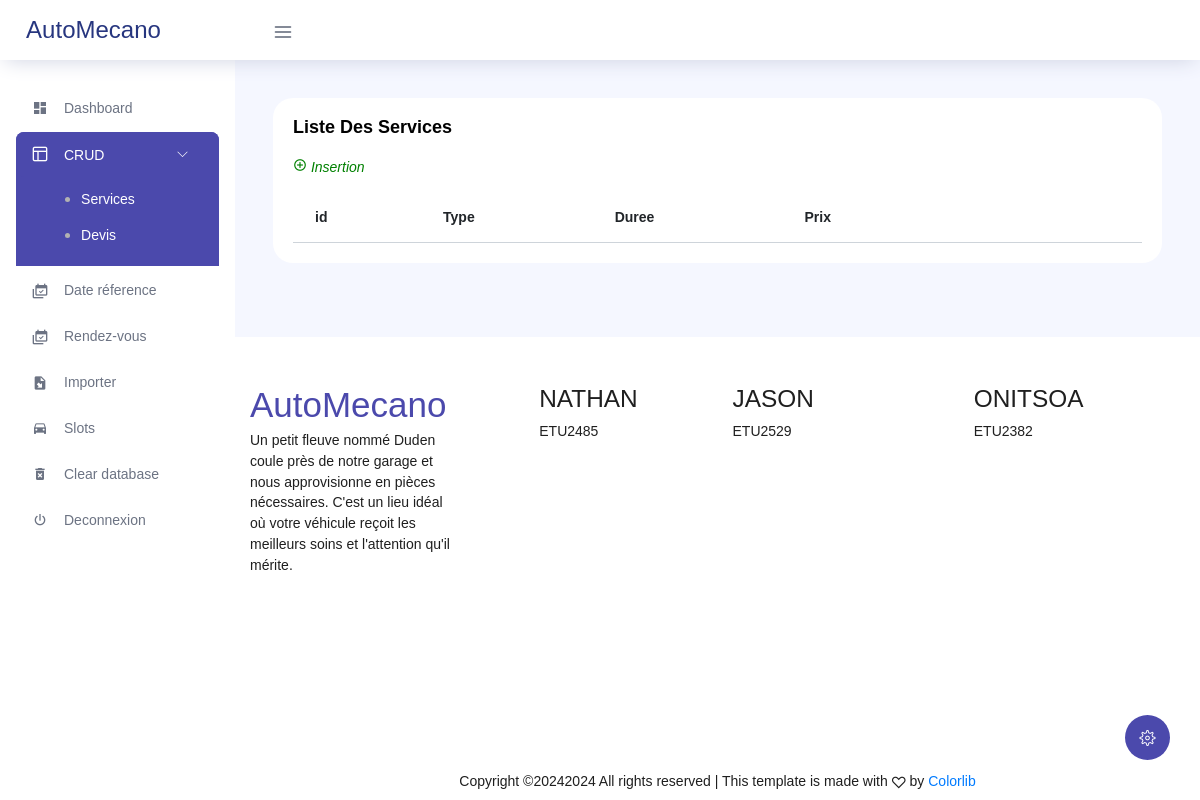
/service/list, run on an earlier commit of the app's database.
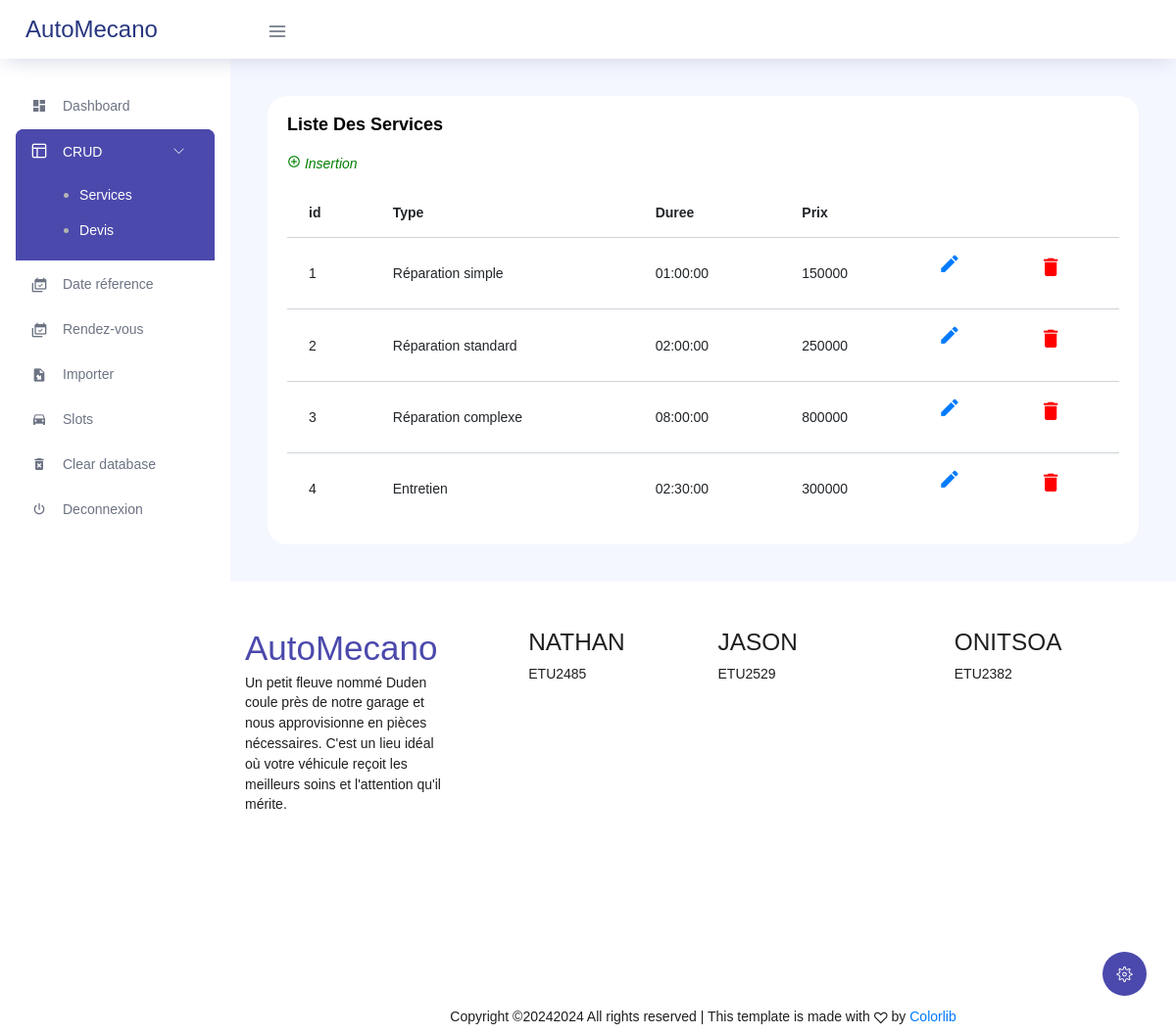
And on a later commit of the database.
### tables this page shows
CREATE TABLE g_services (
    id INT AUTO_INCREMENT PRIMARY KEY,
    type VARCHAR(50) NOT NULL,
    duree TIME NOT NULL,
    prix INT NOT NULL
);

### application/views/templates/template-admin.php (called while the page is built)
<?php
    $this->load->view("templates/header-admin");
    $this->load->view($contents);
    $this->load->view("templates/footer-admin");
?>

### application/controllers/service.php (called while the page is built, shortened)
<?php
class service extends CI_Controller{
    public function __construct()
    {
        $this->load->model('service_model');
        $this->load->helper('form');
    }
    public function list(){
        $data=array();
        $data['services']=$this->service_model->get_all();
        $data['contents'] = 'list-services';
        $this->load->view('templates/template-admin', $data);
    }
}
?>

### index.php (called while the page is built, shortened)
<?php
require_once BASEPATH.'core/CodeIgniter.php';

### application/models/service_model.php (called while the page is built, shortened)
<?php
class service_model extends CI_Model {
    public function get_all(){
        $query = $this->db->get('g_services');
        return $query->result_array();
    }
}
?>

### application/views/list-services.php (the view)
<div class="main-panel">
    <div class="content-wrapper">
        <div class="card">
                        <div class="card-body">
                        <h4 class="card-title">Liste des services</h4>
                        <p class="card-description">
                            <a style="color:green;" href="form"><i class="mdi mdi-plus-circle-outline"> Insertion</a></i>
                        </p>
                        <div class="table-responsive">
                            <table class="table table-hover">
                            <thead>
                                <tr>
                                <th>id</th>
                                <th>Type</th>
                                <th>Duree</th>
                                <th>Prix</th>
                                <th></th>
                                <th></th>
                                </tr>
                            </thead>
                            <tbody>
                                <?php foreach($services as $service){?>
                                    <tr>
                                        <td><?php echo $service['id'];?></td>
                                        <td><?php echo $service['type'];?></td>
                                        <td><?php echo $service['duree'];?></td>
                                        <td><?php echo $service['prix'];?></td>
                                        <td><h3><a href=<?php echo "form/".$service['id'];?>><i class="mdi mdi-border-color"></i></a></h3></td>
                                        <td><h3><a style="color: red;" href=<?php echo "delete/".$service['id'];?>><i class="mdi mdi-delete"></a></h3></td>
                                    </tr>
                                <?php } ?>
                            </tbody>
                            </table>
                        </div>
                        </div>
                    </div>
    </div>

### application/views/templates/header-admin.php (shortened to what this page needs)
<!DOCTYPE html>
<html lang="en">
<head>
  <link rel="stylesheet" href="<?php echo base_url('assets/vendors/feather/feather.css') ?>">
  <link rel="stylesheet" href="<?php echo base_url('assets/vendors/ti-icons/css/themify-icons.css') ?>">
  <link rel="stylesheet" href="<?php echo base_url('assets/vendors/css/vendor.bundle.base.css') ?>">
  <link rel="stylesheet" href="<?php echo base_url('assets/vendors/datatables.net-bs4/dataTables.bootstrap4.css') ?>">
  <link rel="stylesheet" href="<?php echo base_url('assets/vendors/ti-icons/css/themify-icons.css') ?>">
  <link rel="stylesheet" type="text/css" href="<?php echo base_url('assets/js/select.dataTables.min.css') ?>">
  <link rel="stylesheet" href="<?php echo base_url('assets/vendors/mdi/css/materialdesignicons.min.css') ?>">
  <link rel="stylesheet" href="<?php echo base_url('assets/css/vertical-layout-light/style.css')?>">
  <link rel="stylesheet" href="<?php echo base_url('assets/css/calendrier.css') ?>">
  <link rel="stylesheet" href="<?php echo base_url('assets/css/main.min.css') ?>">
  <link rel="stylesheet" href="<?php echo base_url('assets/css/main.css') ?>">
</head>
<body>
  <div class="container-scroller">
    <nav class="navbar col-lg-12 col-12 p-0 fixed-top d-flex flex-row">
      <div class="text-center navbar-brand-wrapper d-flex align-items-center justify-content-center">
        <a class="navbar-brand brand-logo mr-5" href="">AutoMecano</a>
      </div>
      <div class="navbar-menu-wrapper d-flex align-items-center justify-content-end">
        <button class="navbar-toggler navbar-toggler align-self-center" type="button" data-toggle="minimize">
          <span class="icon-menu"></span>
        </button>
      </div>
    </nav>
    <div class="container-fluid page-body-wrapper">
      <div class="theme-setting-wrapper">
        <div id="settings-trigger"><i class="ti-settings"></i></div>
      </div>
      <nav class="sidebar sidebar-offcanvas" id="sidebar">
        <ul class="nav">
          <li class="nav-item">
              <a class="nav-link" href="<?php echo base_url('dashboard')?>">
              <i class="mdi mdi-view-dashboard menu-icon"></i>
              <span class="menu-title">Dashboard</span>
            </a>
          </li>
          <li class="nav-item">
            <a class="nav-link" data-toggle="collapse" href="#ui-basic" aria-expanded="false" aria-controls="ui-basic">
              <i class="icon-layout menu-icon"></i>
              <span class="menu-title">CRUD</span>
              <i class="menu-arrow"></i>
            </a>
            <div class="collapse" id="ui-basic">
              <ul class="nav flex-column sub-menu">
                <li class="nav-item"> <a class="nav-link" href="<?php echo base_url('service/list') ?>">Services</a></li>
                <li class="nav-item"> <a class="nav-link" href="<?php echo base_url("devis/list") ?>">Devis</a></li>
              </ul>
            </div>
          </li>
          <li class="nav-item">
            <a class="nav-link" href="<?php echo base_url('configuration')?>">
            <i class="mdi mdi-calendar-multiple-check menu-icon"></i>
            <span class="menu-title">Date réference</span>
          </a>
          </li>
          <li class="nav-item">
            <a class="nav-link" href="<?php echo base_url('reservation')?>">
            <i class="mdi mdi-calendar-multiple-check menu-icon"></i>
            <span class="menu-title">Rendez-vous</span>
          </a>
          </li>
          <li class="nav-item">
            <a class="nav-link" href="<?php echo base_url('import') ?>">
            <i class="mdi mdi-file-import menu-icon"></i>
            <span class="menu-title">Importer</span>
          </a>
          </li>
          <li class="nav-item">
            <a class="nav-link" href="<?php echo base_url('slot')?>">
            <i class="mdi mdi-car menu-icon"></i>
            <span class="menu-title">Slots</span>
          </a>
          </li>
          <li class="nav-item">
            <a class="nav-link" href="<?php echo base_url('data/clear') ?>">
            <i class="mdi mdi-delete-forever menu-icon"></i>
            <span class="menu-title">Clear database</span>
            </a>
          </li>
          <li class="nav-item">
            <a class="nav-link" href="<?php echo base_url()?>">
            <i class="mdi mdi-power menu-icon"></i>
            <span class="menu-title">Deconnexion</span>
          </a>
          </li>
        </ul>
      </nav>

### application/views/templates/footer-admin.php (shortened to what this page needs)
<footer class="ftco-footer ftco-bg-dark ftco-section">
        <div class="container" style="margin-top: 50px;">
          <div class="row mb-5">
            <div class="col-md">
              <div class="ftco-footer-widget mb-4">
                <h2 class="ftco-heading-2"><a href="#" style="color: #4B49AC;">Auto<span>Mecano</span></a></h2>
                <p>Un petit fleuve nommé Duden coule près de notre garage et nous approvisionne en pièces nécessaires. C'est un lieu idéal où votre véhicule reçoit les meilleurs soins et l'attention qu'il mérite.</p>
              </div>
            </div>
            <div class="col-md">
              <div class="ftco-footer-widget mb-4 ml-md-5">
                <h3 class="ftco-heading-2">NATHAN</h3>
                <ul class="list-unstyled">
                  <li>ETU2485</li>
                </ul>
              </div>
            </div>
            <div class="col-md">
               <div class="ftco-footer-widget mb-4">
                <h3 class="ftco-heading-2">JASON</h3>
                <ul class="list-unstyled">
                  <li>ETU2529</li>
                </ul>
              </div>
            </div>
            <div class="col-md">
               <div class="ftco-footer-widget mb-4">
                <h3 class="ftco-heading-2">ONITSOA</h3>
                <ul class="list-unstyled">
                  <li>ETU2382</li>
                </ul>
              </div>
            </div>
          </div>
          <div class="row">
            <div class="col-md-12 text-center">
              <p>
    Copyright ©<script>document.write(new Date().getFullYear());</script>2024 All rights reserved | This template is made with <i class="icon-heart color-danger" aria-hidden="true"></i> by <a href="https://colorlib.com" target="_blank">Colorlib</a>
    </p>
            </div>
          </div>
        </div>
      </footer>
      </div>
    </div>
  </div>
</body>
</html>

### assets/css/main.css (style rules this page uses)
:root { --fc-daygrid-event-dot-width: 8px; }
:root { --fc-list-event-dot-width: 10px; --fc-list-event-hover-bg-color: #f5f5f5; }

What changed in the data, as far as the page shows it:
added g_services: id "1", type "Réparation simple", duree "01:00:00", prix "150000"
added g_services: id "2", type "Réparation standard", duree "02:00:00", prix "250000"
added g_services: id "3", type "Réparation complexe", duree "08:00:00", prix "800000"
added g_services: id "4", type "Entretien", duree "02:30:00", prix "300000"
